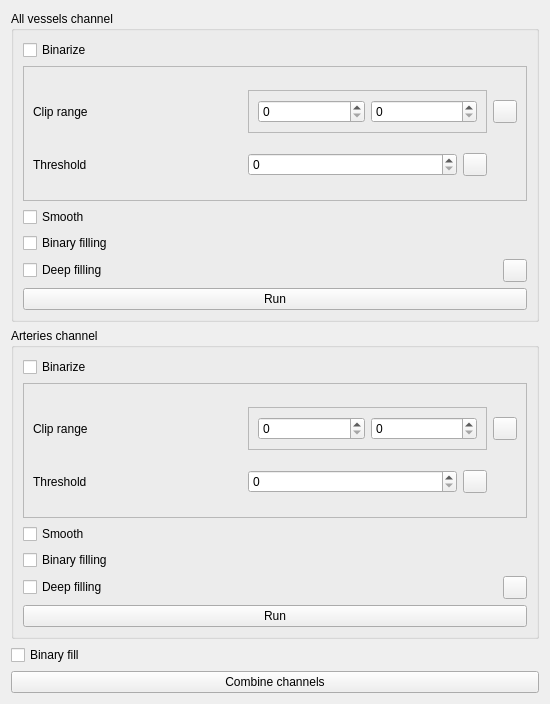
               <widget class="QWidget" name="page_83">
                <property name="geometry">
                 <rect>
                  <x>0</x>
                  <y>0</y>
                  <width>550</width>
                  <height>704</height>
                 </rect>
                </property>
                <attribute name="label">
                 <string>Binarization</string>
                </attribute>
                <layout class="QVBoxLayout" name="verticalLayout_5">
                 <item>
                  <widget class="QGroupBox" name="groupBox_2">
                   <property name="styleSheet">
                    <string notr="true"/>
                   </property>
                   <property name="title">
                    <string>All vessels channel</string>
                   </property>
                   <layout class="QGridLayout" name="gridLayout">
                    <item row="1" column="0">
                     <widget class="QFrame" name="frame">
                      <property name="frameShape">
                       <enum>QFrame::StyledPanel</enum>
                      </property>
                      <property name="frameShadow">
                       <enum>QFrame::Raised</enum>
                      </property>
                      <layout class="QGridLayout" name="gridLayout_3">
                       <item row="0" column="0">
                        <widget class="QLabel" name="binarizationVesselsClippingRangeLbl">
                         <property name="toolTip">
                          <string>The range for the vessel detection</string>
                         </property>
                         <property name="whatsThis">
                          <string>&lt;html&gt;&lt;head/&gt;&lt;body&gt;&lt;p&gt;For optimal values, open the stitched image and look at the pixel intensities inside the brain (ignore the pixels outside the brain).&lt;/p&gt;&lt;p&gt;Set the minimum based on the lowest intensities you see.&lt;/p&gt;&lt;p&gt;For the higher intensity, look at the large vessels at the surface. You should set to the limit to a value that still excludes the halo.&lt;/p&gt;&lt;/body&gt;&lt;/html&gt;</string>
                         </property>
                         <property name="text">
                          <string>Clip range</string>
                         </property>
                        </widget>
                       </item>
                       <item row="0" column="1" colspan="2">
                        <widget class="QFrame" name="vesselsBinarizationClipRangeDoublet">
                         <property name="frameShape">
                          <enum>QFrame::StyledPanel</enum>
                         </property>
                         <property name="frameShadow">
                          <enum>QFrame::Raised</enum>
                         </property>
                         <layout class="QHBoxLayout" name="horizontalLayout_9">
                          <item>
                           <widget class="QSpinBox" name="spinBox_255">
                            <property name="suffix">
                             <string/>
                            </property>
                            <property name="minimum">
                             <number>0</number>
                            </property>
                            <property name="maximum">
                             <number>65535</number>
                            </property>
                           </widget>
                          </item>
                          <item>
                           <widget class="QSpinBox" name="spinBox_256">
                            <property name="suffix">
                             <string/>
                            </property>
                            <property name="minimum">
                             <number>0</number>
                            </property>
                            <property name="maximum">
                             <number>65535</number>
                            </property>
                           </widget>
                          </item>
                         </layout>
                        </widget>
                       </item>
                       <item row="0" column="3">
                        <widget class="QToolButton" name="binarizationVesselsClippingRangeInfoToolButton">
                         <property name="icon">
                          <iconset resource="icons.qrc">
                           <normaloff>:/icons/icons/info.svg</normaloff>:/icons/icons/info.svg</iconset>
                         </property>
                        </widget>
                       </item>
                       <item row="1" column="0">
                        <widget class="QLabel" name="binarizationVesselsThresholdLbl">
                         <property name="toolTip">
                          <string>Pseudo deconvolution threshold.</string>
                         </property>
                         <property name="whatsThis">
                          <string>&lt;html&gt;&lt;head/&gt;&lt;body&gt;&lt;p&gt;Pseudo deconvolution threshold. &lt;/p&gt;&lt;p&gt;Voxels above this threshold will be added to the &lt;/p&gt;&lt;p&gt;binarization result in the multi-path biniarization.&lt;/p&gt;&lt;p&gt;Select slightly below the clip range min.&lt;/p&gt;&lt;/body&gt;&lt;/html&gt;</string>
                         </property>
                         <property name="text">
                          <string>Threshold</string>
                         </property>
                        </widget>
                       </item>
                       <item row="1" column="1">
                        <widget class="QSpinBox" name="vesselsBinarizationThresholdSpinBox">
                         <property name="minimum">
                          <number>0</number>
                         </property>
                         <property name="maximum">
                          <number>65535</number>
                         </property>
                        </widget>
                       </item>
                       <item row="1" column="2">
                        <widget class="QToolButton" name="binarizationVesselsThresholdInfoToolButton">
                         <property name="icon">
                          <iconset resource="icons.qrc">
                           <normaloff>:/icons/icons/info.svg</normaloff>:/icons/icons/info.svg</iconset>
                         </property>
                        </widget>
                       </item>
                      </layout>
                     </widget>
                    </item>
                    <item row="9" column="0">
                     <widget class="QPushButton" name="binarizeVesselsPushButton">
                      <property name="text">
                       <string>Run</string>
                      </property>
                     </widget>
                    </item>
                    <item row="0" column="0">
                     <widget class="QCheckBox" name="runVesselsBinarizationCheckBox">
                      <property name="text">
                       <string>Binarize</string>
                      </property>
                     </widget>
                    </item>
                    <item row="5" column="0">
                     <layout class="QGridLayout" name="gridLayout_9">
                      <item row="1" column="0">
                       <widget class="QCheckBox" name="vesselsBinarizationBinaryFillingCheckBox">
                        <property name="text">
                         <string>Binary filling</string>
                        </property>
                       </widget>
                      </item>
                      <item row="2" column="0">
                       <widget class="QCheckBox" name="binarizationVesselsDeepFillingCheckBox">
                        <property name="whatsThis">
                         <string>&lt;html&gt;&lt;head/&gt;&lt;body&gt;&lt;p&gt;In this step a trained convolutional deep network &lt;/p&gt;&lt;p&gt;is applied to fill the holes of hollow vessels in the &lt;/p&gt;&lt;p&gt;vasculature and arteries data.&lt;/p&gt;&lt;p&gt;&lt;br/&gt;&lt;/p&gt;&lt;/body&gt;&lt;/html&gt;</string>
                        </property>
                        <property name="text">
                         <string>Deep filling</string>
                        </property>
                       </widget>
                      </item>
                      <item row="0" column="0">
                       <widget class="QCheckBox" name="vesselsBinarizationSmoothingCheckBox">
                        <property name="text">
                         <string>Smooth</string>
                        </property>
                       </widget>
                      </item>
                      <item row="2" column="1">
                       <widget class="QToolButton" name="binarizationVesselsDeepFillingInfoToolButton">
                        <property name="icon">
                         <iconset resource="icons.qrc">
                          <normaloff>:/icons/icons/info.svg</normaloff>:/icons/icons/info.svg</iconset>
                        </property>
                       </widget>
                      </item>
                     </layout>
                    </item>
                   </layout>
                  </widget>
                 </item>
                 <item>
                  <widget class="QGroupBox" name="groupBox">
                   <property name="enabled">
                    <bool>true</bool>
                   </property>
                   <property name="title">
                    <string>Arteries channel</string>
                   </property>
                   <layout class="QGridLayout" name="gridLayout_2">
                    <item row="1" column="0">
                     <widget class="QFrame" name="frame_2">
                      <property name="frameShape">
                       <enum>QFrame::StyledPanel</enum>
                      </property>
                      <property name="frameShadow">
                       <enum>QFrame::Raised</enum>
                      </property>
                      <layout class="QGridLayout" name="gridLayout_13">
                       <item row="0" column="0">
                        <widget class="QLabel" name="binarizationArteriesClippingRangeLbl">
                         <property name="toolTip">
                          <string>The range for the arteries detection</string>
                         </property>
                         <property name="whatsThis">
                          <string>&lt;html&gt;&lt;head/&gt;&lt;body&gt;&lt;p&gt;For optimal values, open the stitched image and look at the pixel intensities inside the brain (ignore the pixels outside the brain).&lt;/p&gt;&lt;p&gt;Set the minimum based on the lowest intensities you see.&lt;/p&gt;&lt;p&gt;For the higher intensity, look at the large vessels at the surface. You should set to the limit to a value that still excludes the halo.&lt;/p&gt;&lt;/body&gt;&lt;/html&gt;</string>
                         </property>
                         <property name="text">
                          <string>Clip range</string>
                         </property>
                        </widget>
                       </item>
                       <item row="0" column="1" colspan="2">
                        <widget class="QFrame" name="arteriesBinarizationClipRangeDoublet">
                         <property name="frameShape">
                          <enum>QFrame::StyledPanel</enum>
                         </property>
                         <property name="frameShadow">
                          <enum>QFrame::Raised</enum>
                         </property>
                         <layout class="QHBoxLayout" name="horizontalLayout_10">
                          <item>
                           <widget class="QSpinBox" name="spinBox_259">
                            <property name="suffix">
                             <string/>
                            </property>
                            <property name="minimum">
                             <number>0</number>
                            </property>
                            <property name="maximum">
                             <number>65535</number>
                            </property>
                           </widget>
                          </item>
                          <item>
                           <widget class="QSpinBox" name="spinBox_260">
                            <property name="suffix">
                             <string/>
                            </property>
                            <property name="minimum">
                             <number>0</number>
                            </property>
                            <property name="maximum">
                             <number>65535</number>
                            </property>
                           </widget>
                          </item>
                         </layout>
                        </widget>
                       </item>
                       <item row="0" column="3">
                        <widget class="QToolButton" name="binarizationArteriesClippingRangeInfoToolButton">
                         <property name="icon">
                          <iconset resource="icons.qrc">
                           <normaloff>:/icons/icons/info.svg</normaloff>:/icons/icons/info.svg</iconset>
                         </property>
                        </widget>
                       </item>
                       <item row="1" column="0">
                        <widget class="QLabel" name="binarizationArteriesThresholdLbl">
                         <property name="toolTip">
                          <string>Pseudo deconvolution threshold.</string>
                         </property>
                         <property name="whatsThis">
                          <string>&lt;html&gt;&lt;head/&gt;&lt;body&gt;&lt;p&gt;Pseudo deconvolution threshold. &lt;/p&gt;&lt;p&gt;Voxels above this threshold will be added to the &lt;/p&gt;&lt;p&gt;binarization result in the multi-path biniarization.&lt;/p&gt;&lt;p&gt;Select slightly below the clip range min.&lt;/p&gt;&lt;/body&gt;&lt;/html&gt;</string>
                         </property>
                         <property name="text">
                          <string>Threshold</string>
                         </property>
                        </widget>
                       </item>
                       <item row="1" column="1">
                        <widget class="QSpinBox" name="arteriesBinarizationThresholdSpinBox">
                         <property name="minimum">
                          <number>0</number>
                         </property>
                         <property name="maximum">
                          <number>65535</number>
                         </property>
                        </widget>
                       </item>
                       <item row="1" column="2">
                        <widget class="QToolButton" name="binarizationArteriesThresholdInfoToolButton">
                         <property name="icon">
                          <iconset resource="icons.qrc">
                           <normaloff>:/icons/icons/info.svg</normaloff>:/icons/icons/info.svg</iconset>
                         </property>
                        </widget>
                       </item>
                      </layout>
                     </widget>
                    </item>
                    <item row="0" column="0">
                     <widget class="QCheckBox" name="runArteriesBinarizationCheckBox">
                      <property name="text">
                       <string>Binarize</string>
                      </property>
                     </widget>
                    </item>
                    <item row="8" column="0">
                     <widget class="QPushButton" name="binarizeArteriesPushButton">
                      <property name="text">
                       <string>Run</string>
                      </property>
                     </widget>
                    </item>
                    <item row="4" column="0">
                     <layout class="QGridLayout" name="gridLayout_10">
                      <item row="0" column="0">
                       <widget class="QCheckBox" name="arteriesBinarizationSmoothingCheckBox">
                        <property name="text">
                         <string>Smooth</string>
                        </property>
                       </widget>
                      </item>
                      <item row="1" column="0">
                       <widget class="QCheckBox" name="arteriesBinarizationBinaryFillingCheckBox">
                        <property name="text">
                         <string>Binary filling</string>
                        </property>
                       </widget>
                      </item>
                      <item row="2" column="0">
                       <widget class="QCheckBox" name="binarizationArteriesDeepFillingCheckBox">
                        <property name="whatsThis">
                         <string>&lt;html&gt;&lt;head/&gt;&lt;body&gt;&lt;p&gt;In this step a trained convolutional deep network &lt;/p&gt;&lt;p&gt;is applied to fill the holes of hollow vessels in the &lt;/p&gt;&lt;p&gt;vasculature and arteries data.&lt;/p&gt;&lt;p&gt;&lt;br/&gt;&lt;/p&gt;&lt;/body&gt;&lt;/html&gt;</string>
                        </property>
                        <property name="text">
                         <string>Deep filling</string>
                        </property>
                       </widget>
                      </item>
                      <item row="2" column="1">
                       <widget class="QToolButton" name="binarizationArteriesDeepFillingInfoToolButton">
                        <property name="icon">
                         <iconset resource="icons.qrc">
                          <normaloff>:/icons/icons/info.svg</normaloff>:/icons/icons/info.svg</iconset>
                        </property>
                       </widget>
                      </item>
                     </layout>
                    </item>
                   </layout>
                  </widget>
                 </item>
                 <item>
                  <widget class="QCheckBox" name="binarizationConbineBinaryFillingCheckBox">
                   <property name="text">
                    <string>Binary fill</string>
                   </property>
                  </widget>
                 </item>
                 <item>
                  <widget class="QPushButton" name="binarizationCombinePushButton">
                   <property name="toolTip">
                    <string>Combine the binary images of the different vasculature channels</string>
                   </property>
                   <property name="text">
                    <string>Combine channels</string>
                   </property>
                  </widget>
                 </item>
                </layout>
               </widget>
